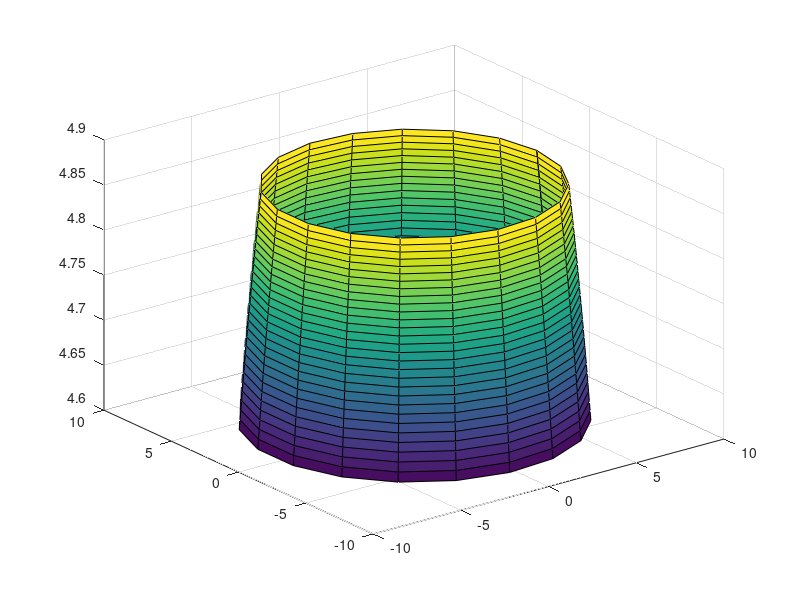

This figure's MATLAB source:
%% Question 1
% https://i.imgur.com/HMO96gd.png
f=@(x,y)(log(228-2*x.^2-2*y.^2));
r=linspace(7,8,30); t=linspace(0,2*pi,20);
[R,T]=meshgrid(r,t);
X=R.*cos(T);Y=R.*sin(T);Z=log(228-2*R.^2);
surf(X,Y,Z)

r=R(6,14);
t=T(6,14);
x=r*cos(t)
y=r*sin(t)